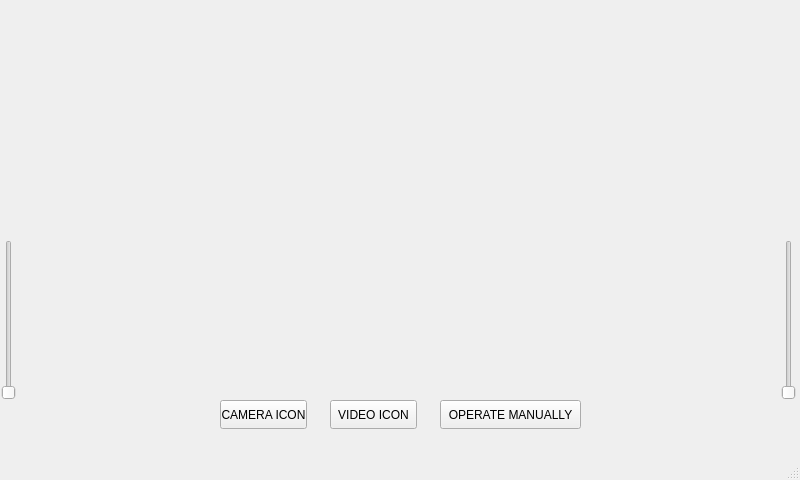
<?xml version="1.0" encoding="UTF-8"?>
<ui version="4.0">
 <class>MainWindow</class>
 <widget class="QMainWindow" name="MainWindow">
  <property name="geometry">
   <rect>
    <x>0</x>
    <y>0</y>
    <width>800</width>
    <height>480</height>
   </rect>
  </property>
  <property name="windowTitle">
   <string>MainWindow</string>
  </property>
  <widget class="QWidget" name="centralwidget">
   <widget class="QSlider" name="zoom">
    <property name="geometry">
     <rect>
      <x>780</x>
      <y>240</y>
      <width>17</width>
      <height>160</height>
     </rect>
    </property>
    <property name="toolTip">
     <string>Zoom</string>
    </property>
    <property name="toolTipDuration">
     <number>-1</number>
    </property>
    <property name="orientation">
     <enum>Qt::Vertical</enum>
    </property>
   </widget>
   <widget class="QSlider" name="brightness">
    <property name="geometry">
     <rect>
      <x>0</x>
      <y>240</y>
      <width>17</width>
      <height>160</height>
     </rect>
    </property>
    <property name="toolTip">
     <string>Brightness</string>
    </property>
    <property name="orientation">
     <enum>Qt::Vertical</enum>
    </property>
   </widget>
   <widget class="QPushButton" name="camera_icon">
    <property name="geometry">
     <rect>
      <x>220</x>
      <y>400</y>
      <width>87</width>
      <height>29</height>
     </rect>
    </property>
    <property name="text">
     <string>CAMERA ICON</string>
    </property>
   </widget>
   <widget class="QPushButton" name="video_icon">
    <property name="geometry">
     <rect>
      <x>330</x>
      <y>400</y>
      <width>87</width>
      <height>29</height>
     </rect>
    </property>
    <property name="text">
     <string>VIDEO ICON</string>
    </property>
   </widget>
   <widget class="QPushButton" name="operatemanually">
    <property name="geometry">
     <rect>
      <x>440</x>
      <y>400</y>
      <width>141</width>
      <height>29</height>
     </rect>
    </property>
    <property name="text">
     <string>OPERATE MANUALLY</string>
    </property>
   </widget>
   <widget class="QLabel" name="frame_label">
    <property name="geometry">
     <rect>
      <x>0</x>
      <y>0</y>
      <width>800</width>
      <height>391</height>
     </rect>
    </property>
    <property name="text">
     <string/>
    </property>
   </widget>
   <zorder>frame_label</zorder>
   <zorder>zoom</zorder>
   <zorder>brightness</zorder>
   <zorder>camera_icon</zorder>
   <zorder>video_icon</zorder>
   <zorder>operatemanually</zorder>
  </widget>
  <widget class="QMenuBar" name="menubar">
   <property name="geometry">
    <rect>
     <x>0</x>
     <y>0</y>
     <width>800</width>
     <height>23</height>
    </rect>
   </property>
  </widget>
  <widget class="QStatusBar" name="statusbar"/>
 </widget>
 <resources/>
 <connections/>
</ui>
